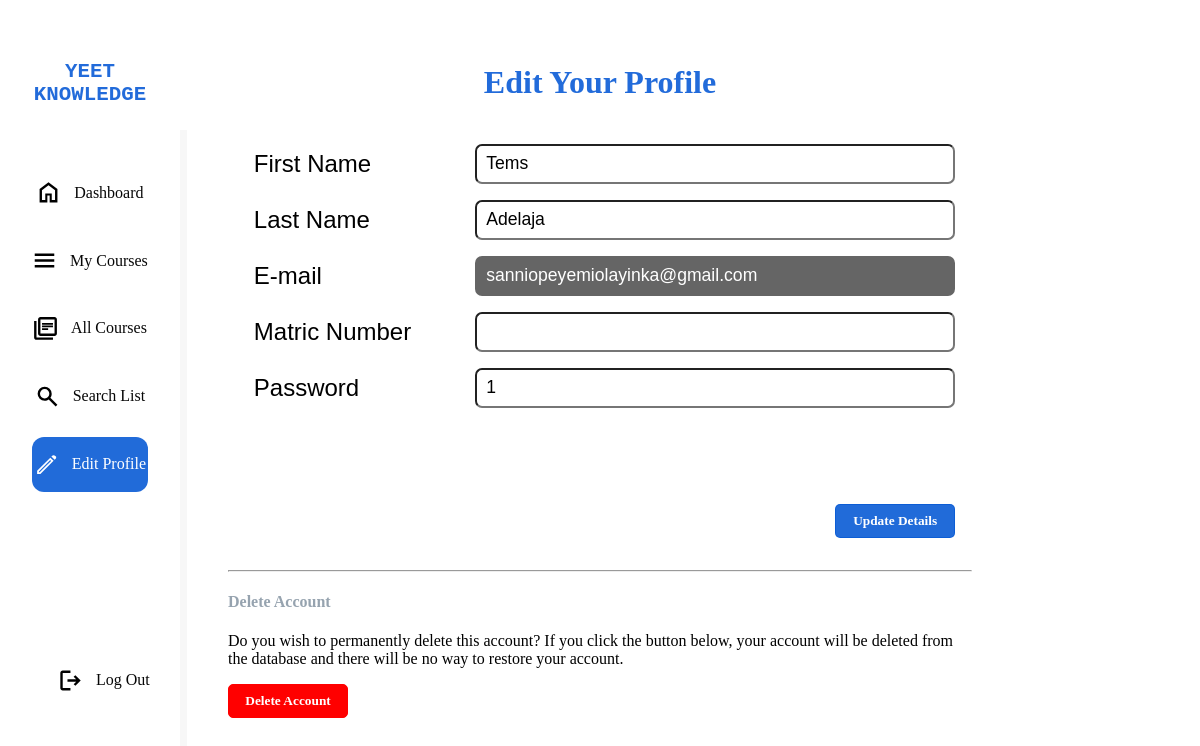
/personal/editdetails.php (signed in), run on an earlier commit of the app's database.
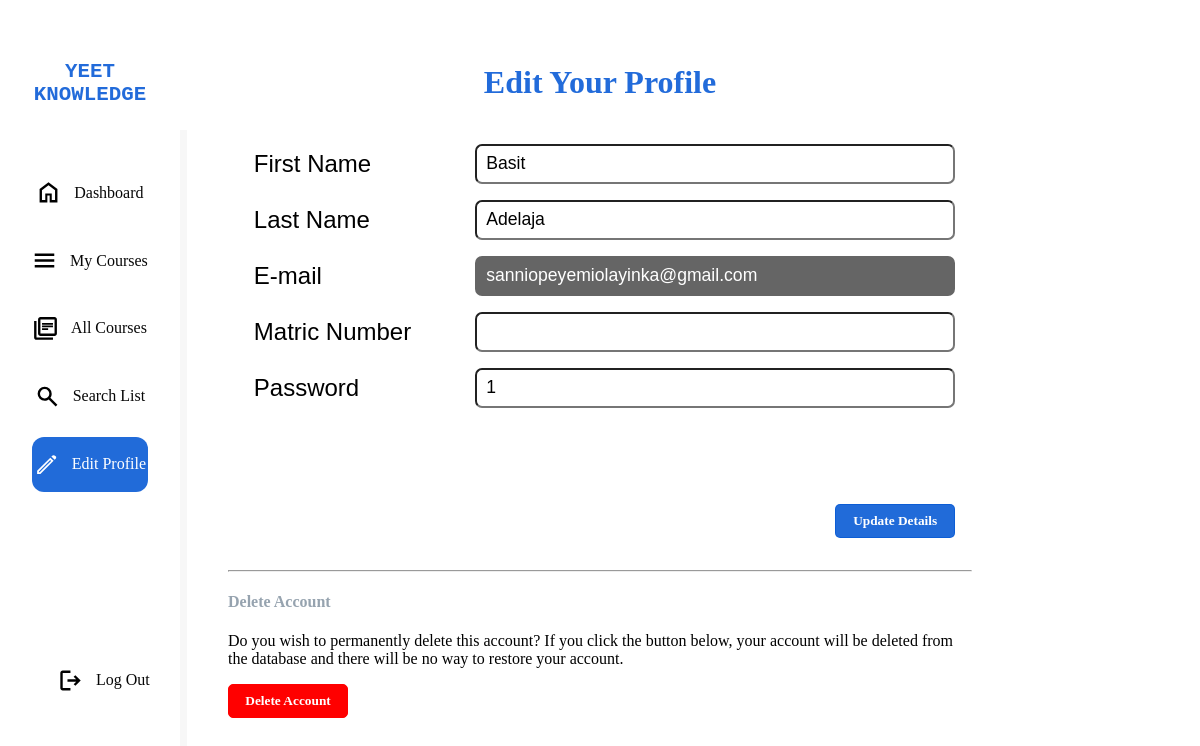
And on a later commit of the database.
### tables this page shows
CREATE TABLE `users` (
  `id` int(11) NOT NULL,
  `first name` varchar(30) NOT NULL,
  `last name` varchar(30) NOT NULL,
  `email` varchar(50) NOT NULL,
  `matricNo` varchar(9) NOT NULL,
  `faculty` varchar(100) NOT NULL,
  `department` varchar(100) NOT NULL,
  `level` varchar(10) NOT NULL,
  `password` varchar(200) NOT NULL,
  `mycourse` text NOT NULL
);

### personal/userdata.php (called while the page is built, shortened)
<?php
$conn = mysqli_connect("localhost","root", "", "learning") or die('Connection Failed');
$save = $_SESSION['id'];
$check_mail = "SELECT * FROM `users` WHERE `id` = '$save'";
$check3 = mysqli_query($conn, $check_mail);
$array1 = mysqli_fetch_array($check3);
    $lastname = $array1['last name'];
    $firstname = $array1['first name'];
    $email = $array1['email'];
    $matrcc2 = $array1['matricNo'];
    $password2 = $array1['password'];
?>

### personal/editdetails.php (the view, shortened to what this page needs)
<link rel="stylesheet" href="/vent/style/style2.css">
<body>
<?php
include_once("../personal/userdata.php");
?>
 <div class="container1">
        <div class="one left">
            <a href="/vent/index.html"><div class="brand"><h4 class="h4">YEET KNOWLEDGE</h4></div></a>
            <ul>
                <a href="/vent/personal/dashboard.php"><li class="left-section "><img src="../icons/home.svg">Dashboard</li></a>
                <a href="/vent/personal/mycourses.php"><li class="left-section"><img src="../icons/menubook.svg">My Courses</li></a>
                <a href="/vent/personal/allcourses.php"><li class="left-section "><img src="../icons/librarybooks.svg">All Courses</li></a>
                <a href="/vent/personal/search.php"><li class="left-section"><img src="../icons/search.svg">Search List</li></a>
                <a href="/vent/personal/editdetails.php"><li class="left-section selection"><img  class="blue" src="../icons/editn.svg">Edit Profile</li></a>
                <a href="/vent/personal/logout.php"><li class="left-section Settings"><img src="../icons/logout.svg">Log Out</li></a>
            </ul>
        </div>
        <div class="one center effe">
        <div>
            <h4 class="head7">Edit Your Profile</h4>
    </div>
    <div>
    <form action="<?php echo htmlspecialchars($_SERVER["PHP_SELF"]); ?>" method="POST" autocomplete="on" accept-charset="">
        <div class="mvr3">
            <div class="mvr1">
                <label for="" class="mlm">First Name</label>
                <label for="" class="mlm">Last Name</label>
                <label for="" class="mlm" >E-mail</label>
                <label for="" class="mlm">Matric Number</label>
                <label for="" class="mlm">Password</label>
            </div>
            <div class="mvr2">
                <input type="text"  class="form-control mlm"  name="fname" value="<?php echo $firstname; ?>">
                <input type="text" class="mlm"  name="lname" value="<?php echo $lastname; ?>">
                <input type="text"  class="editmail" name="" readonly value="<?php echo $email; ?>" >
                <input type="text" class="mlm" name="matrcc1" value="<?php echo $matrcc2; ?>">
                <input type="text" class="mlm" name="password" value="<?php echo $password2; ?>">
                <div class="updateit">
                    <button type="submit" class="same" name="updatebtn">Update Details</button>
                </div>
            </div>
        </div>
       </form>
    </div>
    <hr>
    <h4 class="deleted">Delete Account</h4>
            <p>Do you wish to permanently delete this account? If you click the button below, your account will be deleted from the database and there will be no way to restore your account.</p>
            <a href="./del.php"><button type="submit" class="same redbttn" name="deleteacct">Delete Account</button></a>
        </div>
    </div>
</body>

### style/style2.css (style rules this page uses)
* { list-style: none; list-style-type: none; text-decoration: none; }
body { padding: 0; margin: 0; height: 100vh; width: 96vw; }
h4 { color: rgb(150, 163, 175); }
a { font-size: 16px; }
.brand { display: flex; }
.container1 { display: grid; padding: 0px; margin: 0px; grid-template-columns: 15vw 70vw 15vw; height: 100%; position: relative; }
.one { position: relative; }
.left { background-color: rgb(255, 255, 255); padding: 2rem; box-shadow: 7px 130px rgb(247, 247, 247); }
.left-section { padding: 15px 0rem; text-align: center; background-color: rgb(255, 255, 255); margin-block-start: 1.6vh; color: rgb(7, 7, 7); display: flex; align-items: center; justify-content: center; gap: 0.8rem; }
.left-section img, .l img { width: 25px; height: 25px; }
.h4 { font-size: 1.3rem; width: 100%; font-family: Arial, Helvetica, sans-serif; text-align: center; font-family: "Courier New", Courier, monospace; color: #0b5cd6e7; }
ul { margin-block-start: 4vh; padding-inline-start: 0px; }
.Settings { position: absolute; top: max(80vh); width: 80%; }
.blue { filter: invert(100%) sepia(63%) saturate(0%) hue-rotate(246deg) brightness(100%) contrast(156%); }
.center { padding: 3rem; }
.effe { overflow: hidden; }
.head7 { text-align: center; margin-top: 1rem; font-size: 2rem; font-family: Cambria, Cochin, Georgia, Times, "Times New Roman", serif; color: #0b5cd6e7; }
.mlm { height: 5vh; margin-bottom: 1rem; border-radius: 7px; padding-left: 9px; font-size: 1.1rem; }
.mvr1 { display: flex; flex-direction: column; font-weight: 600; line-height: 5vh; margin-right: 1rem; }
.mvr2 { display: flex; flex-direction: column; width: min(40vw, 30rem); font-size: 1rem; font-family: inherit; margin-bottom: 1rem; }
label.mlm { font-size: 1.5rem; font-weight: 500; font-family: "Gill Sans", "Gill Sans MT", Calibri, "Trebuchet MS", sans-serif; }
.mvr3 { margin-top: 1rem; gap: 3rem; font-family: Verdana, Geneva, Tahoma, sans-serif; }
.updateit { display: flex; margin-top: 5rem; justify-content: end; }
.same { background-color: #0b5cd6e7; border: #0b5cd6e7 0.1rem solid; border-radius: 5px; color: white; width: max(10vw, 7rem); font-family: Cambria, Cochin, Georgia, Times, "Times New Roman", serif; padding: 0.5rem; font-weight: 600; }
.redbttn { background-color: red; border: red 0.1rem solid; }
.mvr3 { display: flex; justify-content: center; }
.editmail { background-color: black; color: white; opacity: 60%; border: 2px solid black; height: 5vh; margin-bottom: 1rem; border-radius: 7px; padding-left: 9px; font-size: 1.1rem; }
img { width: 160px; height: 130px; }
.one { margin: 0; }
.left { margin: 0; background-color: rgb(255, 255, 255); padding: 2rem; box-sizing: border-box; box-shadow: 7px 130px rgb(247, 247, 247); }
.center { margin: 0; overflow-x: hidden; }
.left-section { text-align: center; padding: 15px 0rem; text-align: center; background-color: rgb(255, 255, 255); margin-block-start: 1.6vh; color: rgb(7, 7, 7); display: flex; align-items: center; justify-content: center; gap: 0.8rem; }
.selection { background-color: #0b5cd6e7; color: white; border-radius: 12px; }

What changed in the data, as far as the page shows it:
changed users "Adelaja": fname "Tems" → "Basit"
